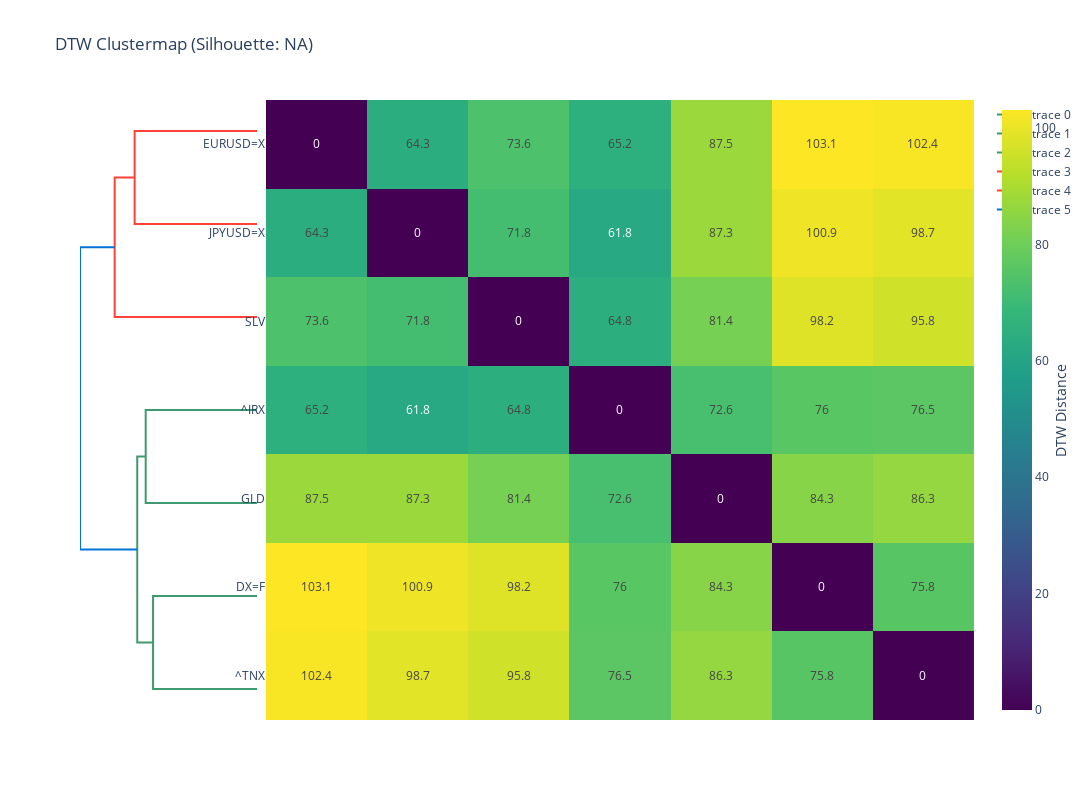
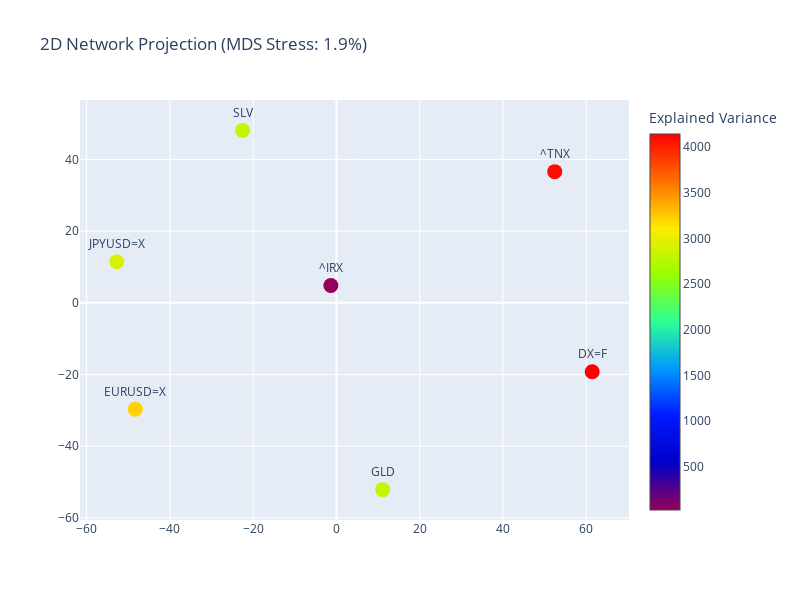

Notebook code for these charts, in order:
### Markdown cell above
### 3D Analysis of Lead‑Lag Cross‑Correlations

This cell generates an interactive 3D visualization showing the **cross‑correlations between pairs of assets** across time lags from –5 to +5 days.

#### Goal:
The goal is to **identify inter‑series lead‑lag relationships** by:
- Determining if one series consistently **leads** another in its movements (strong correlation at a negative or positive lag).
- Pinpointing the lags at which **maximum correlations** occur (potential predictability signals between assets).

### Code cell
eda.dtw_clustermap()

### Figure 1 — Plotly figure (JSON) as saved in the notebook; plotly's stock layout.template omitted (floating-point values rounded to 4 significant figures)
{"data": [{"hoverinfo": "text", "marker": {"color": "rgb(61,153,112)"}, "mode": "lines", "type": "scatter", "x": [-0.0, -91.07, -91.07, -0.0], "xaxis": "x", "y": [5.0, 5.0, 15.0, 15.0], "yaxis": "y"}, {"hoverinfo": "text", "marker": {"color": "rgb(61,153,112)"}, "mode": "lines", "type": "scatter", "x": [-0.0, -97.53, -97.53, -0.0], "xaxis": "x", "y": [25.0, 25.0, 35.0, 35.0], "yaxis": "y"}, {"hoverinfo": "text", "marker": {"color": "rgb(61,153,112)"}, "mode": "lines", "type": "scatter", "x": [-91.07, -104.9, -104.9, -97.53], "xaxis": "x", "y": [10.0, 10.0, 30.0, 30.0], "yaxis": "y"}, {"hoverinfo": "text", "marker": {"color": "rgb(255,65,54)"}, "mode": "lines", "type": "scatter", "x": [-0.0, -107.2, -107.2, -0.0], "xaxis": "x", "y": [55.0, 55.0, 65.0, 65.0], "yaxis": "y"}, {"hoverinfo": "text", "marker": {"color": "rgb(255,65,54)"}, "mode": "lines", "type": "scatter", "x": [-0.0, -124.7, -124.7, -107.2], "xaxis": "x", "y": [45.0, 45.0, 60.0, 60.0], "yaxis": "y"}, {"hoverinfo": "text", "marker": {"color": "rgb(0,116,217)"}, "mode": "lines", "type": "scatter", "x": [-104.9, -155.1, -155.1, -124.7], "xaxis": "x", "y": [20.0, 20.0, 52.5, 52.5], "yaxis": "y"}, {"colorbar": {"title": {"font": {"size": 14}, "side": "right", "text": "DTW Distance"}}, "colorscale": [[0, "#440154"], [0.1111, "#482878"], [0.2222, "#3e4989"], [0.3333, "#31688e"], [0.4444, "#26828e"], [0.5556, "#1f9e89"], [0.6667, "#35b779"], [0.7778, "#6ece58"], [0.8889, "#b5de2b"], [1, "#fde725"]], "hoverinfo": "x+y+z", "hoverongaps": false, "text": [[0.0, 64.3, 73.6, 65.2, 87.5, 103.1, 102.4], [64.3, 0.0, 71.8, 61.8, 87.3, 100.9, 98.7], [73.6, 71.8, 0.0, 64.8, 81.4, 98.2, 95.8], [65.2, 61.8, 64.8, 0.0, 72.6, 76.0, 76.5], [87.5, 87.3, 81.4, 72.6, 0.0, 84.3, 86.3], [103.1, 100.9, 98.2, 76.0, 84.3, 0.0, 75.8], [102.4, 98.7, 95.8, 76.5, 86.3, 75.8, 0.0]], "texttemplate": "%{text}", "type": "heatmap", "x": ["EURUSD=X", "JPYUSD=X", "SLV", "^IRX", "GLD", "DX=F", "^TNX"], "xaxis": "x2", "y": ["EURUSD=X", "JPYUSD=X", "SLV", "^IRX", "GLD", "DX=F", "^TNX"], "yaxis": "y2", "z": [[0.0, 64.26, 73.64, 65.16, 87.54, 103.1, 102.4], [64.26, 0.0, 71.78, 61.76, 87.3, 100.9, 98.71], [73.64, 71.78, 0.0, 64.79, 81.45, 98.19, 95.79], [65.16, 61.76, 64.79, 0.0, 72.6, 76.01, 76.46], [87.54, 87.3, 81.45, 72.6, 0.0, 84.3, 86.34], [103.1, 100.9, 98.19, 76.01, 84.3, 0.0, 75.76], [102.4, 98.71, 95.79, 76.46, 86.34, 75.76, 0.0]]}], "layout": {"height": 800, "hoverlabel": {"bgcolor": "white", "font": {"size": 12}}, "paper_bgcolor": "white", "plot_bgcolor": "white", "title": {"text": "DTW Clustermap (Silhouette: NA)"}, "width": 1200, "xaxis": {"anchor": "y", "domain": [0, 0.198], "visible": false}, "xaxis2": {"anchor": "y2", "domain": [0.208, 1], "showticklabels": false}, "yaxis": {"anchor": "x", "domain": [0, 1], "visible": false}, "yaxis2": {"anchor": "x2", "autorange": "reversed", "domain": [0, 1]}}}

### Figure 2 — Plotly figure (JSON) as saved in the notebook; plotly's stock layout.template omitted (floating-point values rounded to 4 significant figures)
{"data": [{"hovertext": ["GLD<br>Variance: 2838.84", "SLV<br>Variance: 2823.18", "EURUSD=X<br>Variance: 3213.66", "DX=F<br>Variance: 4143.08", "JPYUSD=X<br>Variance: 2914.53", "^TNX<br>Variance: 4088.60", "^IRX<br>Variance: 25.03"], "marker": {"color": [2839.0, 2823.0, 3214.0, 4143.0, 2915.0, 4089.0, 25.03], "colorbar": {"title": {"text": "Explained Variance"}}, "colorscale": [[0, "rgb(150,0,90)"], [0.125, "rgb(0,0,200)"], [0.25, "rgb(0,25,255)"], [0.375, "rgb(0,152,255)"], [0.5, "rgb(44,255,150)"], [0.625, "rgb(151,255,0)"], [0.75, "rgb(255,234,0)"], [0.875, "rgb(255,111,0)"], [1, "rgb(255,0,0)"]], "showscale": true, "size": 15}, "mode": "markers+text", "text": ["GLD", "SLV", "EURUSD=X", "DX=F", "JPYUSD=X", "^TNX", "^IRX"], "textposition": "top center", "type": "scatter", "x": [11.1, -22.55, -48.31, 61.43, -52.75, 52.44, -1.344], "y": [-52.11, 48.11, -29.66, -19.23, 11.48, 36.59, 4.819]}], "layout": {"height": 600, "showlegend": false, "title": {"text": "2D Network Projection (MDS Stress: 1.9%)"}, "width": 800}}
